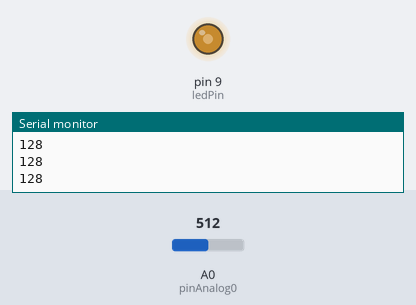
This sketch was run on a simulated Arduino Uno, built with avr-gcc and run on an emulated ATmega328P. Shown: output pins drawn as LEDs (lit = HIGH), the last lines printed to the serial monitor. The test bench sets the inputs (shaded band); at power-on: A0 (pinAnalog0) = 512.

Above: at 1.2 s.
1.3 s: A0 (pinAnalog0) set to 716
At 1.7 s:
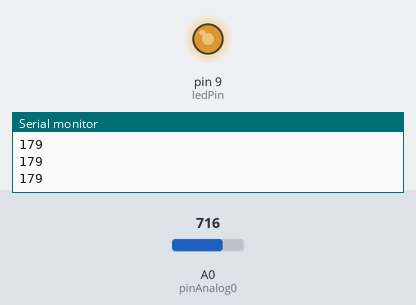
2.8 s: A0 (pinAnalog0) set to 900
At 4.0 s:
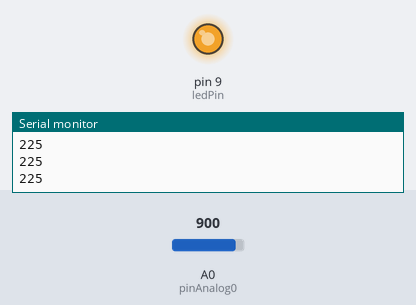
4.3 s: A0 (pinAnalog0) set to 122
At 5.1 s:
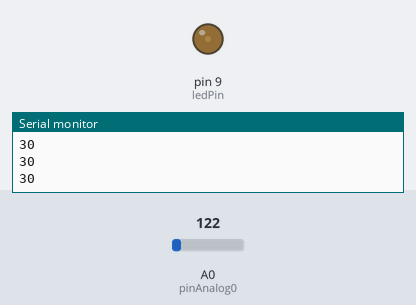
5.8 s: A0 (pinAnalog0) set to 0
At 6.3 s:
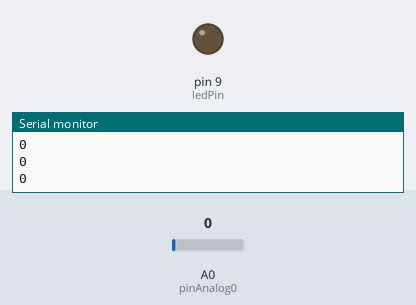
Timing chart, 0 to 8.3 s (numbered marks = the images above; inputs shaded):
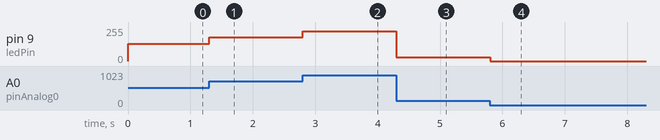

The sketch:

LED_Brightness_Control_via_POT_Sketch.ino
```cpp
int ledPin = 9; //LED is connected to pin 9
int value = 0; // Value of the arduino ADC 0
int pinAnalog0 = A0; // Naming pin A0 to pinAnalog0
void setup() {
  // put your setup code here, to run once:
pinMode (ledPin, OUTPUT); //Configures ledPin to output
Serial.begin(9600); //Starts serial monitor to 9600 BPS
}

void loop() {
  // put your main code here, to run repeatedly:
value = analogRead (pinAnalog0); //Set the variable "value" to the value of arduino ADC 0
analogWrite (ledPin, value/4); //Set the pin the LED is connected to to the value of ADC 0 divided by 4
Serial.println(value/4); //Prints to the serial monitor the value of ADC 0 divided by 4
} //Value is divided by 4 as analogWrite only accepts a value between 0 and 255 but the arduino ADC's
  //give a value between 0 and 1024.
```

Measured:
- after the input at 1.3 s, pin 9 (ledPin): 128/255 → 179/255 at once
- after the input at 2.8 s, pin 9 (ledPin): 179/255 → 225/255 at once
- after the input at 4.3 s, pin 9 (ledPin): 225/255 → 30/255 at once
- after the input at 5.8 s, pin 9 (ledPin): 30/255 → 0/255 at once
